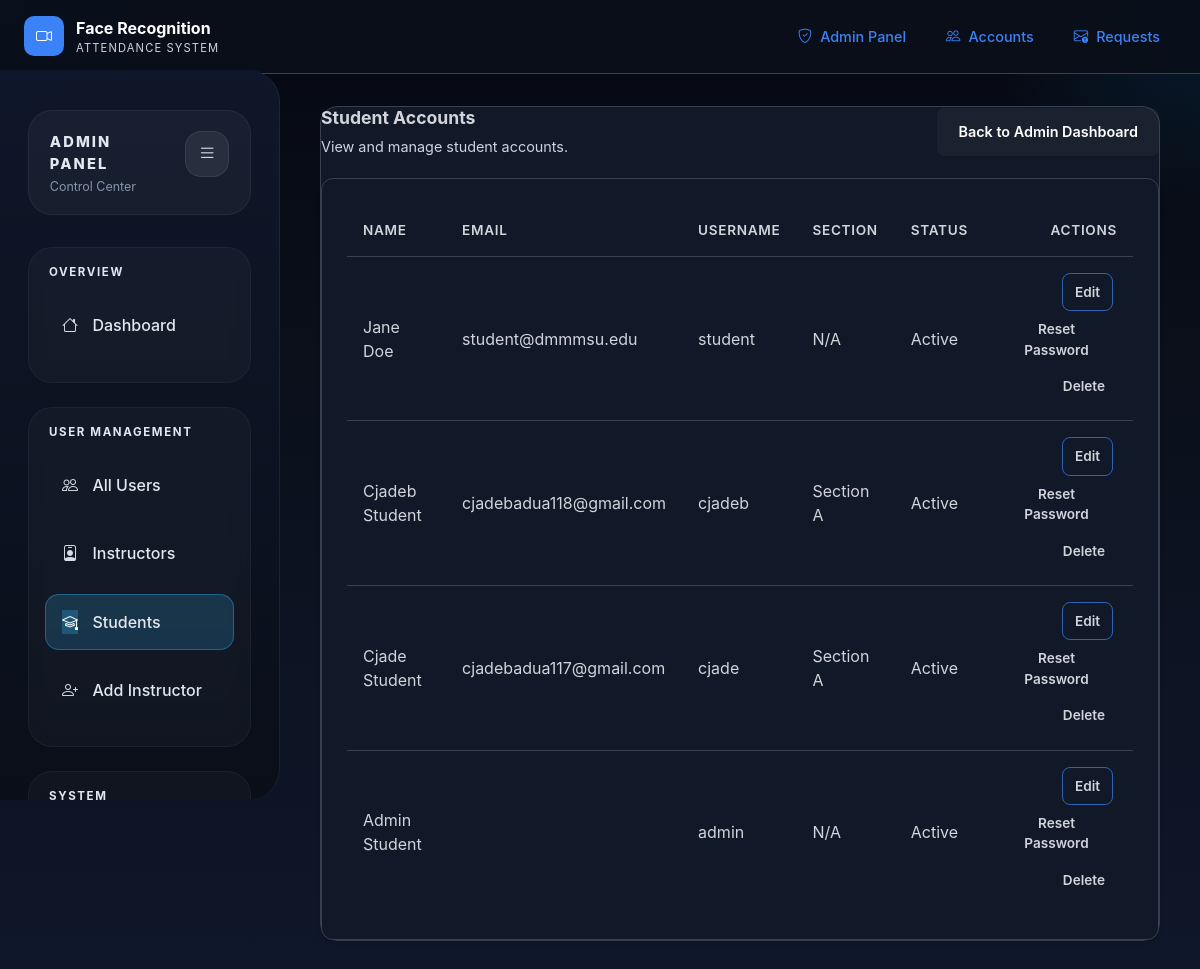
The app's page /admin-panel/students/ (signed in) with its own data.
### accounts/models.py (models this page shows, shortened)
class CustomUser(AbstractUser):
    ROLE_CHOICES = [
        ('STUDENT', 'Student'),
        ('INSTRUCTOR', 'Instructor'),
        ('DEPARTMENT_HEAD', 'Department Head'),
        ('REGISTRAR', 'Registrar'),
        ('SYSTEM_ADMIN', 'System Administrator'),
        ('GUARD', 'Security Guard'),
    ]
    YEAR_LEVEL_CHOICES = [
        ('1', 'Year 1'),
        ('2', 'Year 2'),
        ('3', 'Year 3'),
        ('4', 'Year 4'),
    ]
    SECTION_CHOICES = [
        ('A', 'Section A'),
        ('B', 'Section B'),
        ('C', 'Section C'),
    ]
    ENROLLMENT_STATUS_CHOICES = [
        ('NOT_ENROLLED', 'Not Enrolled'),
        ('PENDING', 'Pending Enrollment'),
        ('REGULAR', 'Regular'),
        ('IRREGULAR', 'Irregular'),
    ]
    email = models.EmailField(unique=True, blank=True)
    role = models.CharField(max_length=20, choices=ROLE_CHOICES, default='STUDENT')
    employee_id = models.CharField(max_length=20, unique=True, blank=True, null=True)
    student_id = models.CharField(max_length=20, unique=True, blank=True, null=True)
    department = models.CharField(max_length=100, blank=True)
    is_enrolled = models.BooleanField(default=False)
    phone_number = models.CharField(max_length=15, blank=True)
    last_login_ip = models.GenericIPAddressField(blank=True, null=True)
    login_attempts = models.PositiveIntegerField(default=0)
    lockout_until = models.DateTimeField(blank=True, null=True)
    year_level = models.CharField(max_length=1, choices=YEAR_LEVEL_CHOICES, blank=True, null=True)
    section = models.CharField(max_length=1, choices=SECTION_CHOICES, blank=True, null=True)
    enrollment_status = models.CharField(max_length=20, choices=ENROLLMENT_STATUS_CHOICES, default='NOT_ENROLLED')
    enrollment_completed_date = models.DateTimeField(blank=True, null=True)
    USERNAME_FIELD = 'email'
    REQUIRED_FIELDS = ['username']
    class Meta:
        permissions = [
            ('can_enroll_faces', 'Can enroll face data'),
            ('can_mark_attendance', 'Can mark attendance manually'),
            ('can_view_reports', 'Can view attendance reports'),
            ('can_manage_users', 'Can manage user accounts'),
            ('can_access_admin_panel', 'Can access admin panel'),
        ]
    def can_enroll_faces(self):
        return self.is_student or self.is_system_admin or self.is_registrar
    def can_mark_attendance(self):
        return self.is_instructor or self.is_system_admin or self.is_department_head
    def can_manage_users(self):
        return self.is_system_admin or self.is_registrar or self.is_department_head

### accounts/views.py (the view)
# urls.py: path('admin-panel/students/', views.admin_student_list, name='admin_student_list'),
@login_required
@user_passes_test(lambda u: u.is_superuser)
def admin_student_list(request):
    students = User.objects.filter(role='STUDENT').order_by('-date_joined')
    return render(request, 'accounts/admin_students.html', {'students': students})

### templates/accounts/admin_students.html (shortened to what this page needs)
{% extends 'accounts/admin_base.html' %}
{% block admin_content %}
<div class="admin-card">
    <div class="admin-card-header">
        <div>
            <h2 class="admin-card-title">Student Accounts</h2>
            <p class="text-muted" style="margin: 0.5rem 0 0 0; font-size: 0.9rem;">View and manage student accounts.</p>
        </div>
        <a href="{% url 'admin_dashboard' %}" class="btn btn-outline-secondary">Back to Admin Dashboard</a>
    </div>
    <div class="card shadow-sm">
        <div class="table-responsive">
            <table class="table align-middle mb-0">
                <thead>
                    <tr>
                        <th>Name</th>
                        <th>Email</th>
                        <th>Username</th>
                        <th>Section</th>
                        <th>Status</th>
                        <th class="text-end">Actions</th>
                    </tr>
                </thead>
                <tbody>
                    {% for student in students %}
                        <tr>
                            <td>{{ student.get_full_name|default:student.username }}</td>
                            <td>{{ student.email }}</td>
                            <td>{{ student.username }}</td>
                            <td>{{ student.get_section_display|default:'N/A' }}</td>
                            <td>{{ student.is_active|yesno:'Active,Inactive' }}</td>
                            <td class="text-end">
                                <a href="{% url 'admin_edit_user' student.id %}" class="btn btn-sm btn-outline-primary me-1">Edit</a>
                                <a href="{% url 'admin_change_user_password' student.id %}" class="btn btn-sm btn-outline-warning me-1">Reset Password</a>
                                <form action="{% url 'admin_delete_user' student.id %}" method="post" class="d-inline">
                                    <button type="submit" class="btn btn-sm btn-outline-danger">Delete</button>
                                </form>
                            </td>
                        </tr>
                    {% empty %}
                        <tr>
                            <td colspan="6" class="text-center text-muted">No student accounts found.</td>
                        </tr>
                    {% endfor %}
                </tbody>
            </table>
        </div>
    </div>
</div>
{% endblock %}

### static/css/styles.css (style rules this page uses)
:root { --bg-primary: #050812; --bg-card: #111827; --bg-surface: #1f2937; --border: #374151; --text-primary: #d1d5db; --text-muted: #cbd5e1; --accent: #3b82f6; --accent-hover: #2563eb; --success: #22c55e; --warning: #f59e0b; --danger: #ef4444; }
html, body { min-height: 100%; margin: 0; padding: 0; font-family: Inter, ui-sans-serif, system-ui, -apple-system, BlinkMacSystemFont, "Segoe UI", sans-serif; color: var(--text-primary); background: var(--bg-primary); }
* { box-sizing: border-box; }
body { overflow-x: hidden; background: radial-gradient(circle at top left, rgba(59, 130, 246, 0.18), transparent 16%), radial-gradient(circle at top right, rgba(14, 165, 233, 0.12), transparent 14%), linear-gradient(180deg, #050812 0%, #0a0f1a 35%, #0f172a 100%); }
button, input, textarea, select { font-family: inherit; }
button { border: none; cursor: pointer; }
h1, h2, h3, h4, h5, h6 { margin: 0; color: var(--text-primary); }
p { margin: 0; color: var(--text-primary); }
a { color: var(--accent); text-decoration: none; }
.card { background: var(--bg-card) !important; border: 1px solid var(--border); border-radius: 12px; padding: 1.5rem; color: var(--text-primary); }
.btn-warning, .btn-success, .btn-outline-secondary { border-color: transparent !important; }
.btn-outline-secondary { color: var(--text-primary) !important; background: rgba(255, 255, 255, 0.04) !important; }
.btn { display: inline-flex; align-items: center; justify-content: center; gap: 0.5rem; padding: 0.75rem 1.25rem; border-radius: 8px; font-weight: 600; font-size: 0.9rem; text-decoration: none; transition: all 0.2s ease; cursor: pointer; border: none; }
.btn-secondary, .btn-outline-secondary { background: var(--bg-surface); color: #ffffff !important; border: 1px solid var(--border); }
.btn-outline-primary { background: transparent; color: var(--accent) !important; border: 1px solid rgba(59, 130, 246, 0.7); }
.btn-sm { padding: 0.5rem 0.75rem; font-size: 0.85rem; }
.card h5, .card h6, .card p, .card span, .card small, .card a, .card div, .card li, .card button { color: var(--text-primary) !important; }
.table { width: 100%; border-collapse: collapse; background: var(--bg-card); border: 1px solid var(--border); border-radius: 12px; overflow: hidden; }
.table th, .table td { padding: 1rem; text-align: left; border-bottom: 1px solid var(--border); }
.table th { background: var(--bg-surface); font-weight: 600; font-size: 0.85rem; text-transform: uppercase; letter-spacing: 0.05em; color: var(--text-muted); }
.table tbody tr:last-child td { border-bottom: none; }
.table thead th, .table tbody td { color: var(--text-primary) !important; background: transparent !important; }
.text-muted { color: var(--text-muted); }
.text-muted, .text-gray-400, .text-slate-400, .text-gray-500, .text-gray-600 { color: var(--text-muted) !important; }
a, a:hover, a:focus, a:active { color: var(--accent) !important; }
.me-1 { margin-right: 0.5rem; }

### templates/accounts/admin_base.html (style rules this page uses)
.admin-card, .admin-card .card, .table-responsive, .table-responsive .table { width: 100% !important; max-width: none !important; }
.admin-card { margin: 0 !important; padding: 0 !important; }
.admin-card { background: var(--bg-card); border: 1px solid var(--border); border-radius: 18px; padding: 1.5rem; }
.admin-card-header { display: flex; align-items: center; justify-content: space-between; gap: 1rem; margin-bottom: 1.25rem; }
.admin-card-title { font-size: 1.1rem; font-weight: 700; color: var(--text-primary); margin: 0; }
.admin-card, .admin-card .card, .table-responsive { width: 100% !important; max-width: none !important; }
.admin-card { margin: 0 !important; }

### records on screen
CustomUser: get_full_name "Jane Doe", email "student@dmmmsu.edu", username "student", section "N/A", is_active "Active"
CustomUser: get_full_name "Cjadeb Student", email "cjadebadua118@gmail.com", username "cjadeb", section "Section A", is_active "Active"
CustomUser: get_full_name "Cjade Student", email "cjadebadua117@gmail.com", username "cjade", section "Section A", is_active "Active"
CustomUser: get_full_name "Admin Student", username "admin", section "N/A", is_active "Active"
